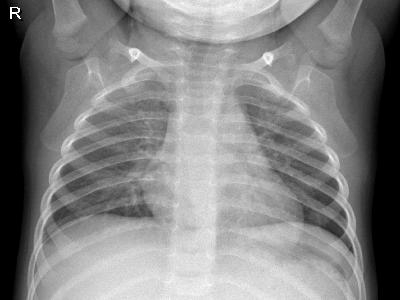
#> input picture demo_assets/Normal (39).jpg, 400 x 300 px
$ jupyter execute --allow-errors demo.ipynb
#> lines starting #> are read from the running program, lines starting #| are printed output that depends on the picture
# 🩻 Hybrid Quantum-Classical Chest X-Ray Classification

### IBM Qiskit Fall Fest 2026 — Track 08

This notebook demonstrates the **frozen final inference pipeline** of our
hybrid quantum-classical diagnostic system.

**Pipeline**

`Chest X-ray → ResNet-18 → 512D features → PCA-8 → 8-Qubit VQC → Diagnosis`

> **Important:** The ResNet-18 representation, PCA transformation, and VQC
> training were completed during the experiment. This notebook performs
> inference using those frozen experimental artifacts; it does not retrain
> the model.

## 1. Environment & Imports

[cell 1]
import os
import numpy as np
import pandas as pd
import matplotlib.pyplot as plt

from PIL import Image

import qiskit
from qiskit import QuantumCircuit
from qiskit.circuit import ParameterVector
from qiskit_machine_learning.neural_networks import SamplerQNN

print("Qiskit:", qiskit.__version__)

[cell 2]
# All paths are relative to the project structure.
ROOT = os.path.abspath(os.path.join(os.getcwd(), ".."))

TEST_CSV = os.path.join(ROOT, "demo_data", "test.csv")
TRAIN_LABELS = os.path.join(ROOT, "demo_data", "train_labels.npy")
TEST_LABELS = os.path.join(ROOT, "demo_data", "test_labels.npy")

TRAIN_PCA = os.path.join(
    ROOT, "demo_data", "pca8", "train_pca.npy"
)

TEST_PCA = os.path.join(
    ROOT, "demo_data", "pca8", "test_pca.npy"
)

WEIGHTS = os.path.join(
    ROOT, "quantum_results",
    "cp09b_direct_trained_weights.npy"
)

DEMO_IMAGE = os.path.join(
    ROOT, "demo_assets", "Normal (39).jpg"
)

print("Demo files configured.")

## 2. Load the Frozen Experimental Representation

The original dataset contained 9,209 X-ray images.

For the final experiment:

- Train: **6,445**
- Validation: **1,381**
- Test: **1,382**

The frozen PCA representation contains **8 features**, corresponding to
the 8 qubits used by the VQC.

#> (a cell that did not finish here is left out)

## 3. Example Chest X-Ray

This is an actual image from the test set used in the experiment.

[cell 4]
img = Image.open(DEMO_IMAGE).convert("RGB")
#> img is the input picture: PIL image 400x300 RGB; min 0, max 255, mean 130.5

plt.figure(figsize=(6, 6))
plt.imshow(img, cmap="gray")
plt.axis("off")
plt.title("Example Chest X-Ray")
plt.show()

print("Dataset label for this demo image: Normal")

## 4. Hybrid Quantum-Classical Architecture

### Classical stage

The X-ray is represented using a **frozen pretrained ResNet-18**.
Its output is reduced from 512 dimensions to 8 dimensions using PCA.

### Quantum stage

The resulting 8-dimensional vector is encoded into an **8-qubit
variational quantum circuit**.

The VQC contains:

- 8 qubits
- 2 trainable layers
- Ry/Rz trainable rotations
- CX ladder entanglement
- data re-uploading
- 32 trainable parameters

## 5. Prepare the Quantum Input

[cell 5]
# Reproduce the exact balanced training subset used during VQC training.
rng = np.random.default_rng(42)

selected_indices = []

#> (the rest of this cell did not finish here and is left out)

## 6. Build the 8-Qubit Variational Quantum Circuit

This is the same architecture used for the frozen CP09-B experiment.

[cell 6]
N_QUBITS = 8
N_LAYERS = 2
N_PARAMS = 32

#> (the rest of this cell did not finish here and is left out)

### Quantum Circuit Representation

[cell 7]
import matplotlib.pyplot as plt

# Draw the quantum circuit
#> (the rest of this cell did not finish here and is left out)

## 7. Create the Qiskit SamplerQNN

The measured computational basis states are mapped into four diagnostic
classes using:

`state % 4`

[cell 8]
def interpret_state(state):
    return state % 4

#> (the rest of this cell did not finish here and is left out)

## 8. Load the Frozen VQC Parameters

#> (a cell that did not finish here is left out)

## 9. Run Quantum Inference

Now the actual frozen VQC performs inference on the selected test
X-ray representation.

#> (a cell that did not finish here is left out)

### Quantum Prediction Probabilities

[cell 11]
plt.figure(figsize=(9, 5))

#> (the rest of this cell did not finish here and is left out)

## 10. Frozen Experimental Results

The following values are the **frozen results from the completed
experiment**. They are not newly trained or optimized in this notebook.

[cell 12]
results = pd.DataFrame({
    "Model": [
        "Classical PCA-8 baseline",
        "Fair classical baseline (200 samples)",
        "8-Qubit VQC"
    ],
    "Accuracy": [
        0.7793,
        0.7373,
        0.3495
    ],
    "Balanced Accuracy": [
        0.7480,
        0.7400,
        0.3103
    ],
    "Macro F1": [
        0.7465,
        0.7252,
        0.3058
    ],
    "AUC-ROC": [
        0.9293,
        0.9137,
        np.nan
    ]
})

results

### Classical vs Quantum Performance

[cell 13]
comparison = pd.DataFrame({
    "Model": [
        "Classical PCA-8",
        "Fair Classical",
        "8-Qubit VQC"
    ],
    "Accuracy": [
        77.93,
        73.73,
        34.95
    ]
})

plt.figure(figsize=(8, 5))
plt.bar(comparison["Model"], comparison["Accuracy"])

plt.ylabel("Accuracy (%)")
plt.title("Classical vs Quantum Classification Accuracy")
plt.ylim(0, 100)

plt.tight_layout()
plt.show()
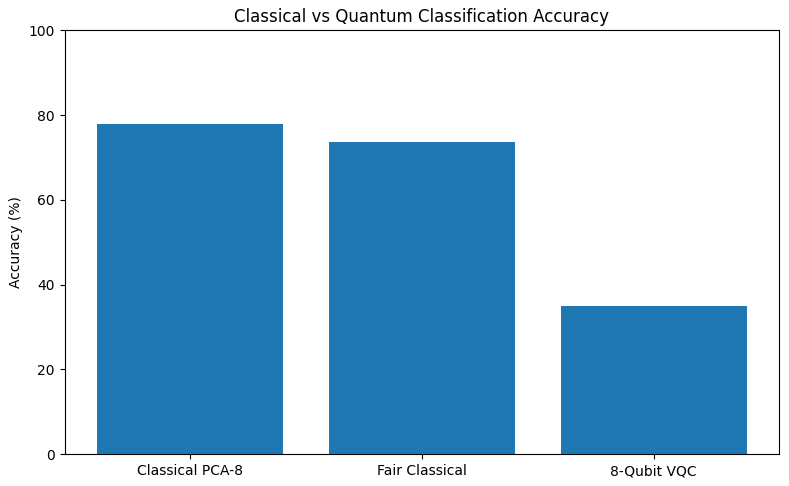
#> figure drawn by matplotlib, 1 panel; tallest bar 77.93 high, from x = -0.4 to 0.4
